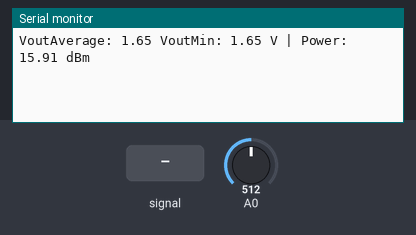
The sketch below on a simulated Arduino Uno, built with avr-gcc and run on an emulated ATmega328P. On the bench: the last lines printed to the serial monitor. The inputs (shaded band) are chosen by the test bench; at power-on: A0 = 512.

Above: at 2.2 s.
2.3 s: A0 fed a 200 Hz sine of ±81 counts around its level
At 3.0 s:
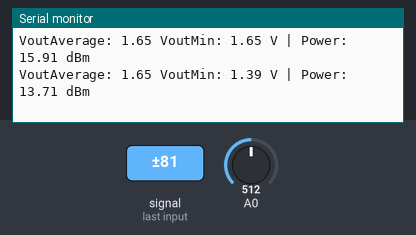
3.8 s: A0 set to 716
At 4.2 s:
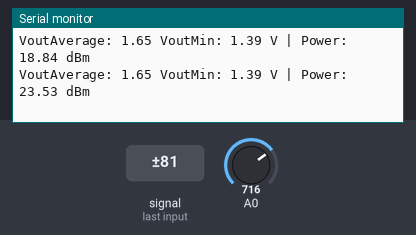
5.3 s: A0 fed a 1000 Hz sine of ±255 counts around its level
At 6.5 s:
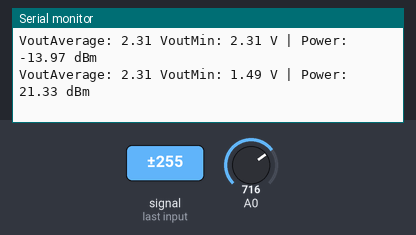
6.8 s: A0 set to 900
At 7.9 s:
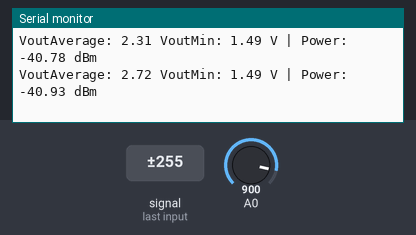
Timing chart, 0 to 9.3 s (numbered marks = the images above; inputs shaded):
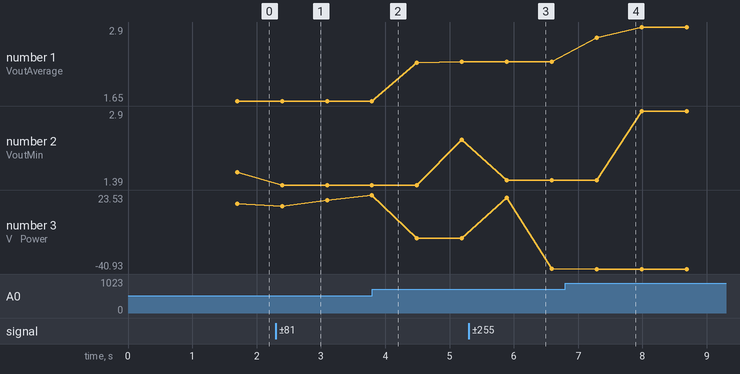

Measured:
- after the input at 2.3 s, the serial monitor: prints a new line after 0.10 s (image 1)
- after the input at 5.3 s, the serial monitor: prints a new line after 0.59 s (image 3)
- after the input at 6.8 s, the serial monitor: prints a new line after 0.49 s (image 4)
- plotted number 1: 1.65 → 2.31 after the input at 3.8 s, 2.31 → 2.9 after the input at 6.8 s
- plotted number 2: 1.65 → 1.39 after the input at 2.3 s, 1.39 → 2.31 after the input at 3.8 s, 2.31 → 1.49 after the input at 5.3 s, 1.49 → 2.9 after the input at 6.8 s
- plotted number 3: 15.91 → 23.53 after the input at 2.3 s, 23.53 → -13.97 after the input at 3.8 s, -13.97 → -40.78 after the input at 5.3 s, -40.78 → -40.93 after the input at 6.8 s

The sketch:

MinCalc17R3.ino
```cpp
void setup() {
  // 1. TELL ARDUINO TO USE THE PIN, NOT THE INTERNAL 5V
  //analogReference(AR_EXTERNAL);
  analogReference(EXTERNAL);
  // 2. WAIT A MOMENT FOR VOLTAGE TO SETTLE
  delay(1000);

  Serial.begin(9600);
}

void loop() {
  int rangeCount = 5000;
  int i = 0;
  int rawValue = 0;
  float vOut = 0;
  float vOutSum = 0;
  float VoutAverage = 0;
  float VoutMin = 4;

  for (i = 0; i < rangeCount;i++) {
  // Now, 1023 represents 3.3V instead of 5V
    rawValue = analogRead(A0);
    // Updated math for 3.3V reference
    vOut = (rawValue * 3.3) / 1024.0;
    // find the lowest vout value
    if (VoutMin > vOut) {
      VoutMin = vOut;
    }
    vOutSum += vOut;
  }
  VoutAverage = vOutSum/rangeCount;

  // AD8317 Logic (approximate values)
  float intercept = 2.0;
  float slope = -0.022;
  float dBm = (vOut - intercept) / slope;

  Serial.print("VoutAverage: ");
  Serial.print(VoutAverage);
  Serial.print(" VoutMin: ");
  Serial.print(VoutMin);
  Serial.print(" V | Power: ");
  Serial.print(dBm);
  Serial.println(" dBm");

  // delay(500);
}
```
